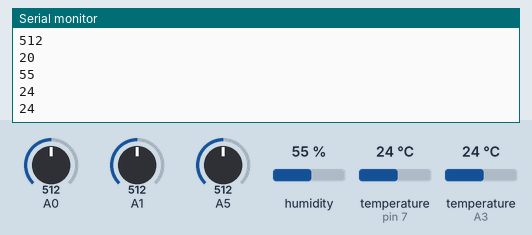
The sketch below on a simulated Arduino Uno, built with avr-gcc and run on an emulated ATmega328P. On the bench: the last lines printed to the serial monitor. Inputs (shaded band) come from the test bench; at power-on: humidity 55 %, temperature (sensors on pin 7, A3) 24 °C, A0 = 512, A1 = 512, A5 = 512.

Above: at 7.6 s.
7.7 s: humidity set to 22 %
At 15.2 s:
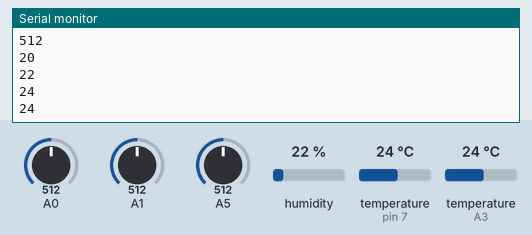
15.4 s: temperature (sensor on pin 7) set to 12 °C
At 22.7 s:
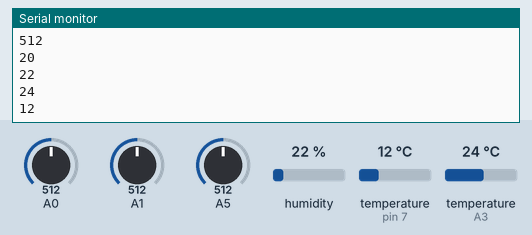
23.1 s: A0 set to 716
30.8 s: A1 set to 716
38.5 s: A5 set to 716
46.2 s: temperature (sensor on A3) set to 19 °C
At 49.8 s:
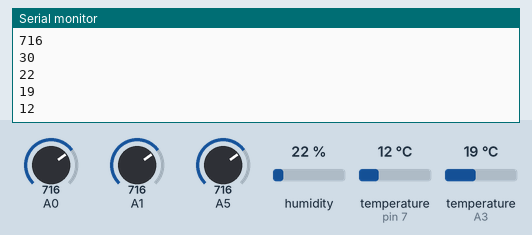
Timing chart, 0 to 51.3 s (numbered marks = the images above; inputs shaded):
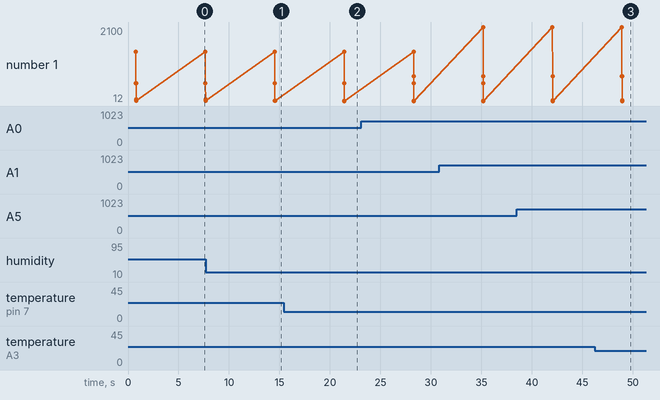

Measured:
- after the input at 7.7 s, the serial monitor: prints a new line after 6.9 s (image 1)
- after the input at 15.4 s, the serial monitor: prints a new line after 6.0 s (image 2)
- after the input at 46.2 s, the serial monitor: prints a new line after 2.7 s (image 3)
- plotted number 1: 24 → 12 after the input at 15.4 s

The sketch:

Phat.ino
```cpp
#include <ArduinoJson.h>
//Include thư viện
#include <OneWire.h>
#include <DallasTemperature.h>

// Chân nối với Arduino
#define ONE_WIRE_BUS 7
//Thiết đặt thư viện onewire
OneWire oneWire(ONE_WIRE_BUS);
//Mình dùng thư viện DallasTemperature để đọc cho nhanh
DallasTemperature sensors(&oneWire);
#include <DHT.h> // Gọi thư viện DHT22
#include <SoftwareSerial.h>

SoftwareSerial mySerial(2, 3); //TX, RX
// gnd SET_A and SET_B for Normal Mode (Send and Receive)

const int DHTPIN = A3; //Đọc dữ liệu từ DHT22 ở chân A3 trên mạch Arduino
const int DHTTYPE = DHT22; //Khai báo loại cảm biến, có 2 loại là DHT11 và DHT22
DHT dht(DHTPIN, DHTTYPE);

void setup() {
  // put your setup code here, to run once:
  Serial.begin(9600);
  dht.begin(); // Khởi động cảm biến
  mySerial.begin(9600);
  sensors.begin();

}

void loop() {
  //Khong khi
  int AIR_sensorValue = analogRead(A0);

  //Anh sang
  int UV_sensor_value=analogRead(A5);
  int volts = UV_sensor_value * 5.0 / 1024.0;
  int UV_index = (volts * 10);

  //Nhiet do do am
  int h = dht.readHumidity(); //Đọc độ ẩm
  int t = dht.readTemperature(); //Đọc nhiệt độ


  //Nhiet do nuoc
  sensors.requestTemperatures();
  int waterTemp = sensors.getTempCByIndex(0);

  //pH
  int ecMeterReading = analogRead(A1);            // read the voltage from the EC Meter
  int ecVoltage= (ecMeterReading * 5.0);
  int ec=ecVoltage/1024;
  int ph=(ec*700);

  Serial.println( ph );
  Serial.println(AIR_sensorValue);
  Serial.println(UV_sensor_value);
  Serial.println(UV_index);
  Serial.println(h);
  Serial.println(t);
  Serial.println(waterTemp);

  StaticJsonBuffer<100> jBuffer;
  JsonObject& root=jBuffer.createObject();
  root["a"]=AIR_sensorValue;
  root["h"]=h;
  root["t"]=t;
  root["l"]=UV_sensor_value;
  root["u"]=UV_index;
  root["wt"]=waterTemp;
  root["ph"]=ph;
  root.prettyPrintTo(mySerial);
  mySerial.println();
  delay(6000);

}
```
